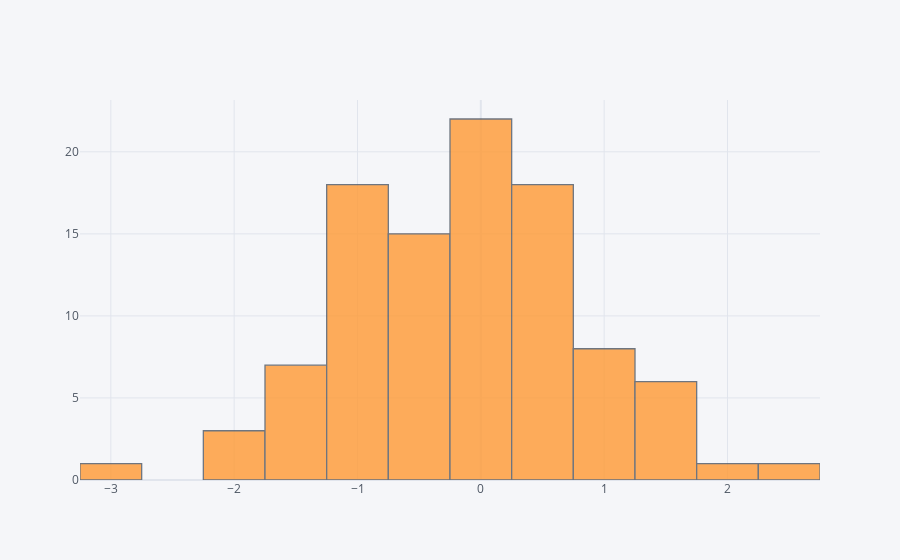

Write notebook code for a chart like this one.
### Markdown cell above
## histogram

### Code cell
df['A'].iplot(kind='hist',bins=25)

### Figure 1 — Plotly figure (JSON) as saved in the notebook; plotly's stock layout.template omitted (floating-point values rounded to 4 significant figures)
{"data": [{"histfunc": "count", "histnorm": "", "marker": {"color": "rgba(255, 153, 51, 1.0)", "line": {"color": "#4D5663", "width": 1.3}}, "name": "A", "nbinsx": 25, "opacity": 0.8, "orientation": "v", "type": "histogram", "x": [0.3696, 0.5254, -1.037, 0.2476, -1.847, 1.301, -0.9336, 0.7694, -0.7354, -0.3898, -0.5361, -0.1134, 0.5035, 0.6862, -0.9981, -1.016, 0.004348, 0.4196, 2.301, 1.456, -0.3954, -2.998, 0.4607, 0.4125, -1.677, 0.4847, 0.1351, -0.8502, 0.7662, 0.2556, 1.209, -0.9642, -0.4929, 0.2887, -0.9942, -0.1773, -1.167, -0.0248, -1.344, -0.1343, -1.139, -0.1527, -0.204, -1.096, -1.819, -1.42, 1.124, -0.2524, 0.8004, 1.51, 0.1569, -1.713, -0.7396, -0.9492, -0.03002, 1.171, 0.1273, -0.005807, -0.02857, -0.482, -1.519, -0.5764, 0.3606, -0.1206, 0.1576, 0.0681, 0.6367, -2.11, -0.7083, -0.2941, 0.1266, -0.4057, 0.3581, -1.034, -1.195, 0.5542, 1.513, -0.9003, -0.8561, 2.03, 0.583, 0.8495, 1.158, 0.6879, -0.8493, -0.6133, -0.2851, -0.9858, -0.09162, -1.024, 1.393, 0.0343, 0.3728, 0.1487, -1.257, 0.3465, -0.3182, 1.384, 0.06038, -1.574]}], "layout": {"barmode": "overlay", "legend": {"bgcolor": "#F5F6F9", "font": {"color": "#4D5663"}}, "paper_bgcolor": "#F5F6F9", "plot_bgcolor": "#F5F6F9", "title": {"font": {"color": "#4D5663"}}, "xaxis": {"gridcolor": "#E1E5ED", "showgrid": true, "tickfont": {"color": "#4D5663"}, "title": {"font": {"color": "#4D5663"}, "text": ""}, "zerolinecolor": "#E1E5ED"}, "yaxis": {"gridcolor": "#E1E5ED", "showgrid": true, "tickfont": {"color": "#4D5663"}, "title": {"font": {"color": "#4D5663"}, "text": ""}, "zerolinecolor": "#E1E5ED"}}}
